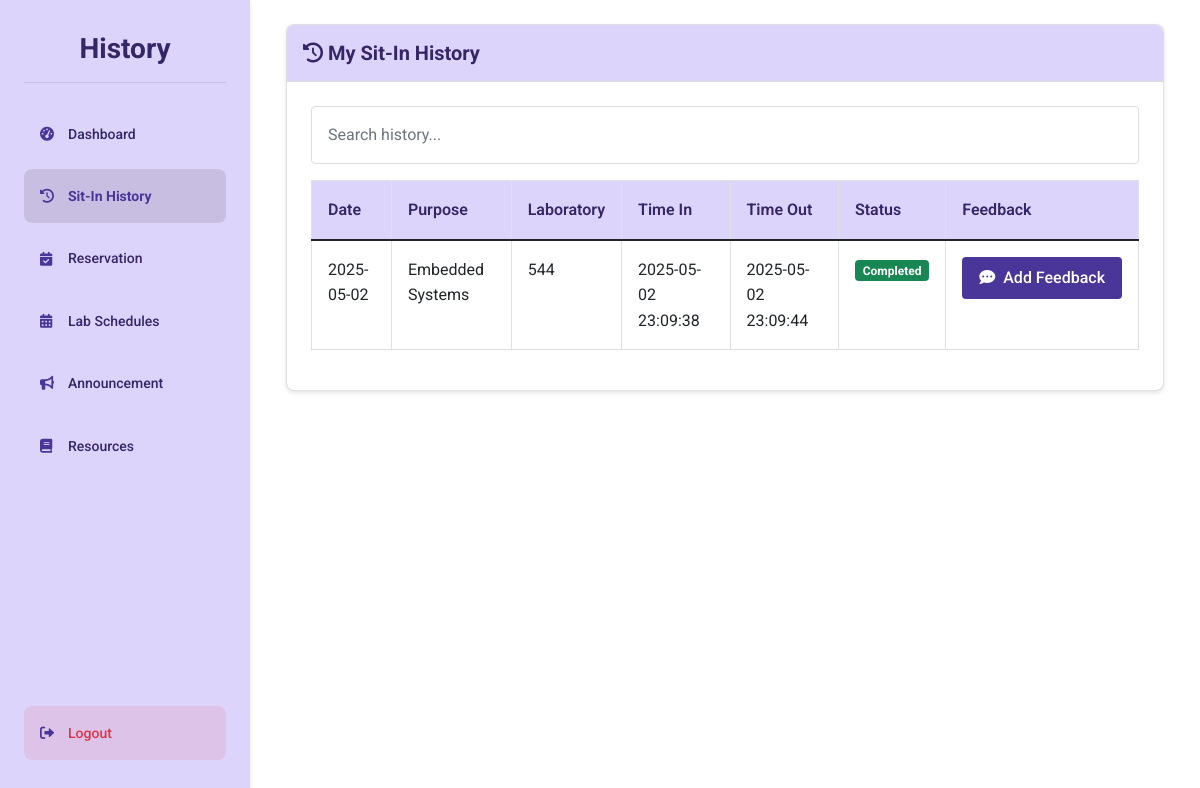
Page /student/sit-in-history (signed in) on the earlier database version.
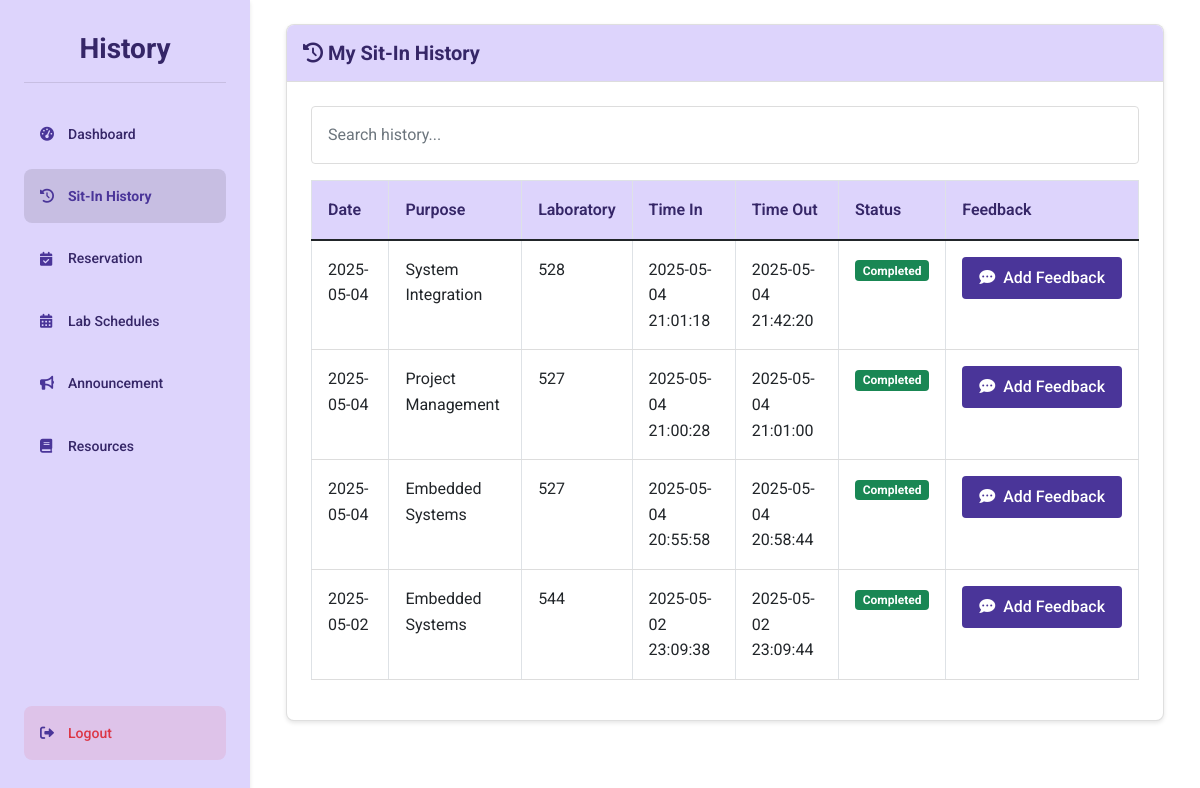
Same page on the later database version.
### tables this page shows
CREATE TABLE sit_in_history (
    id INTEGER PRIMARY KEY AUTOINCREMENT,
    id_number TEXT NOT NULL,
    name TEXT NOT NULL,
    sit_purpose TEXT NOT NULL,
    laboratory TEXT NOT NULL,
    login_time TEXT NOT NULL,
    logout_time TEXT,
    date TEXT NOT NULL,
    action TEXT NOT NULL
, feedback TEXT, feedback_date TIMESTAMP);

### routes/student_routes.py (the view)
@student_bp.route('/sit-in-history')
def sit_in_history():
    if session.get('user_type') != 'student':
        session.clear()
        return redirect(url_for('auth.login'))
    student_id = session.get('user_id')
    history = get_sit_in_history_by_student(student_id)
    csrf_token = generate_csrf()
    print(f"Retrieved {len(history)} history records for student {student_id}")
    return render_template('sit_in_history.html', history=history, csrf_token=csrf_token)

### app.py (called while the page is built)
@app.after_request
def add_header(response):
    if 'Cache-Control' not in response.headers:
        response.headers['Cache-Control'] = 'no-store, no-cache, must-revalidate, post-check=0, pre-check=0, max-age=0'
        response.headers['Pragma'] = 'no-cache'
        response.headers['Expires'] = '-1'
    return response

### templates/sit_in_history.html (shortened to what this page needs)
{% extends 'base.html' %}
{% block content %}
<div class="dashboard-container">
    <div class="sidebar">
        <h1 class="dashboard-title">History</h1>
        <div class="menu-container">
            <a href="{{ url_for('student.dashboard') }}" class="menu-btn">
                <i class="fas fa-tachometer-alt"></i> Dashboard
            </a>
            <a href="{{ url_for('student.sit_in_history') }}" class="menu-btn active">
                <i class="fas fa-history"></i> Sit-In History
            </a>
            <a href="{{ url_for('student.reserve') }}" class="menu-btn">
                <i class="fas fa-calendar-check"></i> Reservation
            </a>
            <a href="{{ url_for('student.lab_schedules') }}" class="menu-btn">
                <i class="fas fa-calendar-alt"></i> Lab Schedules
            </a>
            <a href="{{ url_for('student.announcements') }}" class="menu-btn">
                <i class="fas fa-bullhorn"></i> Announcement
            </a>
            <a href="{{ url_for('student.resources') }}" class="menu-btn">
                <i class="fas fa-book"></i> Resources
            </a>
        </div>
        <a href="{{ url_for('auth.logout') }}" class="menu-btn logout-btn">
            <i class="fas fa-sign-out-alt"></i> Logout
        </a>
    </div>
    <div class="main-content">
        <div class="container-fluid">
            <div class="card">
                <div class="card-header">
                    <h3 class="card-title"><i class="fas fa-history"></i> My Sit-In History</h3>
                </div>
                <div class="card-body">
                    <input type="text" id="searchInput" onkeyup="searchHistory()" placeholder="Search history..." class="form-control mb-3">
                    <div class="table-responsive">
                        <table class="table table-bordered table-hover" id="historyTable">
                            <thead>
                                <tr>
                                    <th>Date</th>
                                    <th>Purpose</th>
                                    <th>Laboratory</th>
                                    <th>Time In</th>
                                    <th>Time Out</th>
                                    <th>Status</th>
                                    <th>Feedback</th>
                                </tr>
                            </thead>
                            <tbody>
                                {% if history is defined and history %}
                                    {% for record in history %}
                                    <tr>
                                        <td>{{ record.date }}</td>
                                        <td>{{ record.sit_purpose }}</td>
                                        <td>{{ record.laboratory }}</td>
                                        <td>{{ record.login_time }}</td>
                                        <td>{{ record.logout_time if record.logout_time else 'Active' }}</td>
                                        <td>
                                            <span class="badge {% if record.logout_time %}bg-success{% else %}bg-primary{% endif %}">
                                                {{ 'Completed' if record.logout_time else 'Active' }}
                                            </span>
                                        </td>
                                        <td>
                                            {% if record.feedback %}
                                                <div class="feedback-content">
                                                    <p class="mb-0">{{ record.feedback }}</p>
                                                    <small class="text-muted">Submitted: {{ record.feedback_date }}</small>
                                                </div>
                                            {% else %}
                                                {% if record.logout_time %}
                                                    <button type="button" class="btn btn-sm btn-primary feedback-btn"
                                                            data-bs-toggle="modal"
                                                            data-bs-target="#feedbackModal-{{ record.id }}">
                                                        <i class="fas fa-comment-dots me-1"></i> Add Feedback
                                                    </button>
                                                {% else %}
                                                    <span class="text-muted">Session in progress</span>
                                                {% endif %}
                                            {% endif %}
                                        </td>
                                    </tr>
                                    {% endfor %}
                                {% else %}
                                    <tr>
                                        <td colspan="7" class="text-center py-4">
                                            <i class="fas fa-info-circle me-2"></i> No history records found
                                        </td>
                                    </tr>
                                {% endif %}
                            </tbody>
                        </table>
                    </div>
                </div>
            </div>
        </div>
    </div>
</div>
{% endblock %}

### templates/base.html (shortened to what this page needs)
<!DOCTYPE html>
<html lang="en">
<head>
  <link href="https://cdn.jsdelivr.net/npm/bootstrap@5.1.3/dist/css/bootstrap.min.css" rel="stylesheet">
  <link rel="stylesheet" href="https://cdnjs.cloudflare.com/ajax/libs/font-awesome/6.0.0/css/all.min.css">
  <link rel="stylesheet" href="{{ url_for('static', filename='css/styles.css') }}">
</head>
<body>
  {% block content %}{% endblock %}
</body>
</html>

### static/css/styles.css (style rules this page uses)
:root { --primary: #4a3599; --primary-light: #ddd4fc; --primary-dark: #352667; --secondary: #6c63ff; --accent: #7f6df2; --text-dark: #333333; --text-medium: #555555; --text-light: #777777; --white: #ffffff; --light-gray: #f5f5f5; --mid-gray: #e0e0e0; --border-color: #dddddd; --success: #28a745; --danger: #dc3545; --warning: #ffc107; --info: #17a2b8; --font-family: 'Roboto', Arial, sans-serif; --h1-size: 2rem; --h2-size: 1.75rem; --h3-size: 1.5rem; --h4-size: 1.25rem; --body-size: 1rem; --small-size: 0.875rem; --space-xs: 0.25rem; --space-sm: 0.5rem; --space-md: 1rem; --space-lg: 1.5rem; --space-xl: 2rem; --radius-sm: 4px; --radius-md: 8px; --radius-lg: 15px; --shadow-sm: 0 2px 4px rgba(0, 0, 0, 0.1); --shadow-md: 0 4px 8px rgba(0, 0, 0, 0.1); --shadow-lg: 0 8px 16px rgba(0, 0, 0, 0.1); }
* { margin: 0; padding: 0; box-sizing: border-box; }
body { font-family: var(--font-family); color: var(--text-dark); background-color: var(--light-gray); line-height: 1.6; font-size: var(--body-size); }
a { color: var(--primary); text-decoration: none; transition: color 0.3s ease; }
h1, h2, h3, h4, h5, h6 { font-weight: 700; line-height: 1.2; margin-bottom: var(--space-md); color: var(--primary-dark); }
h1 { font-size: var(--h1-size); }
h3 { font-size: var(--h3-size); }
.dashboard-container { width: 100%; min-height: 100vh; display: flex; background-color: var(--white); overflow: hidden; padding-left: 250px; position: relative; }
.main-content { flex: 1; padding: var(--space-lg); overflow-y: auto; width: calc(100% - 250px); }
.sidebar { width: 250px; background-color: #DDD4FC; padding: var(--space-xl) var(--space-lg); display: flex; flex-direction: column; height: 100vh; position: fixed; left: 0; top: 0; z-index: 1000; box-shadow: var(--shadow-sm); transition: transform 0.3s ease; }
.dashboard-title { color: var(--primary-dark); font-size: var(--h2-size); font-weight: bold; padding-bottom: var(--space-md); margin-bottom: var(--space-lg); border-bottom: 1px solid rgba(0, 0, 0, 0.1); text-align: center; }
.menu-container { display: flex; flex-direction: column; flex: 1; overflow-y: auto; margin-bottom: var(--space-lg); }
.menu-btn { background-color: transparent; border: none; padding: var(--space-md); border-radius: var(--radius-md); font-size: var(--small-size); font-weight: 500; text-align: left; cursor: pointer; transition: all 0.2s ease; color: var(--primary-dark); text-decoration: none; display: flex; align-items: center; gap: var(--space-sm); margin-bottom: var(--space-sm); }
.menu-btn.active { background-color: rgba(0, 0, 0, 0.1); font-weight: bold; color: var(--primary); }
.menu-btn i { width: 20px; color: var(--primary); }
.logout-btn { margin-top: auto; background-color: rgba(220, 53, 69, 0.1); color: var(--danger); }
.form-control { width: 100%; padding: var(--space-md); border: 1px solid var(--border-color); border-radius: var(--radius-sm); font-size: var(--body-size); transition: border-color 0.3s; }
.btn { display: inline-block; font-weight: 500; text-align: center; white-space: nowrap; vertical-align: middle; user-select: none; border: 1px solid transparent; padding: var(--space-sm) var(--space-md); font-size: var(--body-size); line-height: 1.5; border-radius: var(--radius-sm); transition: all 0.3s ease; cursor: pointer; }
.btn-primary { background-color: var(--primary); color: var(--white); }
.card { background-color: var(--white); border-radius: var(--radius-md); box-shadow: var(--shadow-sm); overflow: hidden; margin-bottom: var(--space-lg); }
.card-header { padding: var(--space-md); background-color: var(--primary-light); border-bottom: 1px solid var(--border-color); }
.card-title { margin: 0; color: var(--primary-dark); font-size: var(--h4-size); }
.card-body { padding: var(--space-lg); }
.table { width: 100%; border-collapse: collapse; }
.table th, .table td { padding: var(--space-md); text-align: left; border-bottom: 1px solid var(--border-color); }
.table th { background-color: var(--primary-light); color: var(--primary-dark); font-weight: 600; }

Differences in the rows shown:
added sit_in_history: date "2025-05-04", sit_purpose "System Integration", laboratory "528", login_time "2025-05-04 21:01:18", logout_time "2025-05-04 21:42:20", action "Completed"
added sit_in_history: date "2025-05-04", sit_purpose "Project Management", laboratory "527", login_time "2025-05-04 21:00:28", logout_time "2025-05-04 21:01:00", action "Completed"
added sit_in_history: date "2025-05-04", sit_purpose "Embedded Systems", laboratory "527", login_time "2025-05-04 20:55:58", logout_time "2025-05-04 20:58:44", action "Completed"
